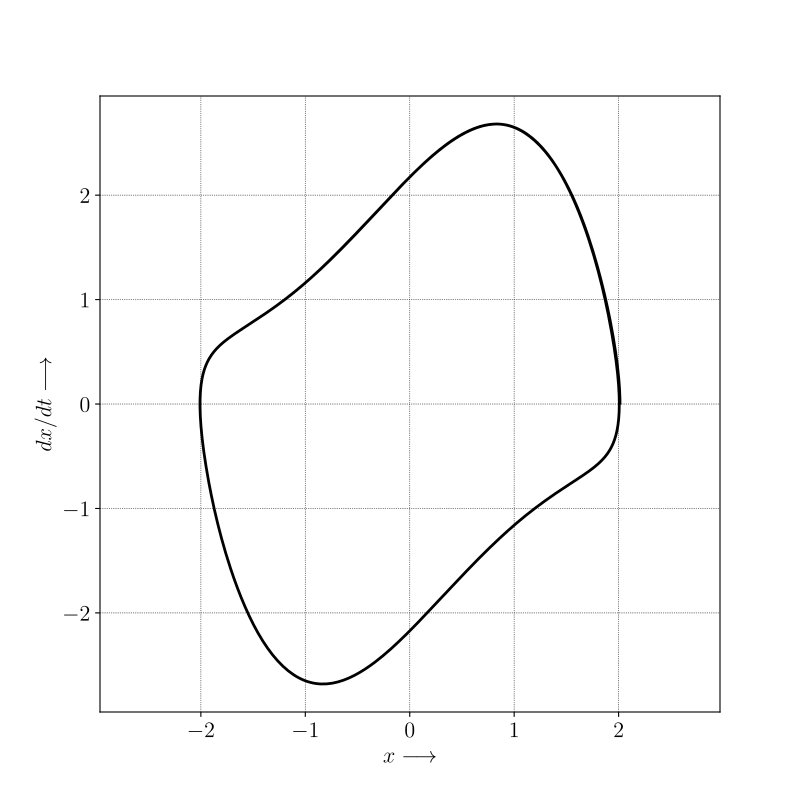

Recreate this plot in Python.
import matplotlib.pyplot as plt
import numpy as np
from scipy.integrate import solve_ivp
from matplotlib.backends.backend_pdf import PdfPages

# LaTeX設定
params = {
    "text.usetex": True,
    "text.latex.preamble": r"",
    "legend.fontsize": 16,
    "axes.labelsize": 16,
    "axes.titlesize": 16,
    "xtick.labelsize": 16,
    "ytick.labelsize": 16,
    "font.family": "serif",
    "grid.color": "k",
    "grid.linestyle": ":",
    "grid.linewidth": 0.5,
}
plt.rcParams.update(params)


def vanderpol(t, state, mu):
    x, y = state
    dxdt = y
    dydt = mu * (1 - x**2) * y - x
    return [dxdt, dydt]


def plot_phase_portrait(mu=1.0, t_span=(0, 20), y0=[1, 1], idle_time=10.0):
    # 時間刻みを設定
    t_eval_idle = np.arange(0, idle_time, 0.01)
    t_eval_main = np.arange(0, t_span[1] - idle_time, 0.01)

    # アイドリング（過渡除去）
    sol_idle = solve_ivp(vanderpol, (0, idle_time), y0, args=(mu,), t_eval=t_eval_idle)
    y0_after_idle = [sol_idle.y[0, -1], sol_idle.y[1, -1]]

    # 本計算
    sol = solve_ivp(
        vanderpol,
        (0, t_span[1] - idle_time),
        y0_after_idle,
        args=(mu,),
        t_eval=t_eval_main,
    )

    # 位相ポートレートを描画
    plt.figure(figsize=(8, 8))
    plt.plot(sol.y[0], sol.y[1], "k-", linewidth=2)
    # plt.title(rf"Phase Portrait of the van der Pol Oscillator ($\mu={mu}$)")
    plt.xlabel(r"$x \longrightarrow$")
    plt.ylabel(r"$dx/dt \longrightarrow$")
    plt.grid(True)
    plt.axis("equal")

    # PDFで保存
    pdf = PdfPages("vanderpol.pdf")
    pdf.savefig(dpi=300)
    pdf.close()

    plt.show()


if __name__ == "__main__":
    plot_phase_portrait()
